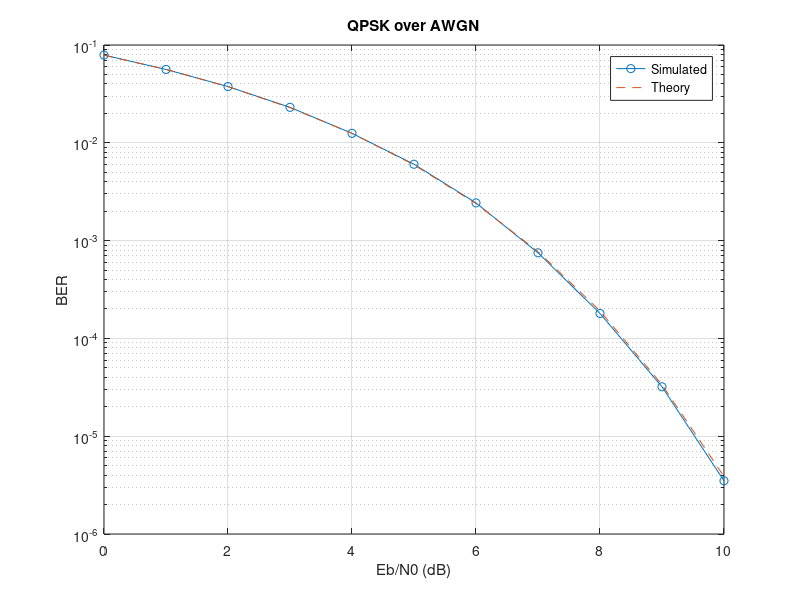

MATLAB code to generate this figure:
N = 2e6;                                  % total bits (even number)
bits = randi([0 1], 1, N);
b0 = bits(1:2:end);                       % even-position bits -> I
b1 = bits(2:2:end);                       % odd-position bits  -> Q
tx = (2*b0 - 1) + 1j*(2*b1 - 1);          % complex symbols

EbN0_dB = 0:1:10; % Sweep Channel from 0 to 10 dB
BER = zeros(size(EbN0_dB)); % BER That will be calulated for each EbB0

for k = 1:length(EbN0_dB)
    EbN0 = 10^(EbN0_dB(k)/10); % Convert the dB to Linear
    sigma = sqrt(1/EbN0/2);               % Eb = 1

    n  = sigma*(randn(size(tx)) + 1j*randn(size(tx))); % Get the noise factor
    rx = tx + n; % Channel + AWGN 
    % Decoding
    b0_hat = real(rx) > 0;
    b1_hat = imag(rx) > 0;
    errors = sum(b0_hat ~= b0) + sum(b1_hat ~= b1);
    BER(k) = errors / N;
end

BER_theory = qfunc(sqrt(2*10.^(EbN0_dB/10))); % Theory
semilogy(EbN0_dB, BER, 'o-', EbN0_dB, BER_theory, '--'); grid on;
xlabel('Eb/N0 (dB)'); ylabel('BER'); legend('Simulated','Theory');
title('QPSK over AWGN');
